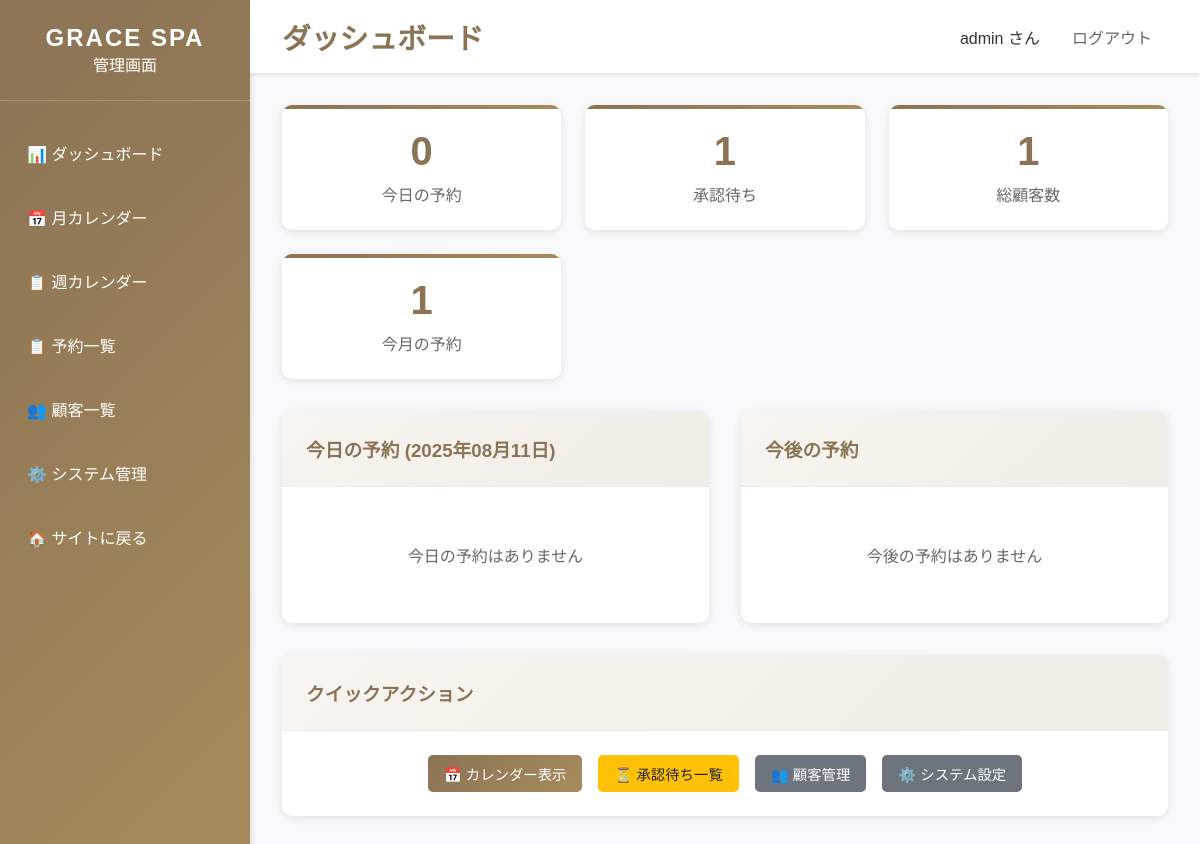
Before: /dashboard/ (signed in) with the older database file.
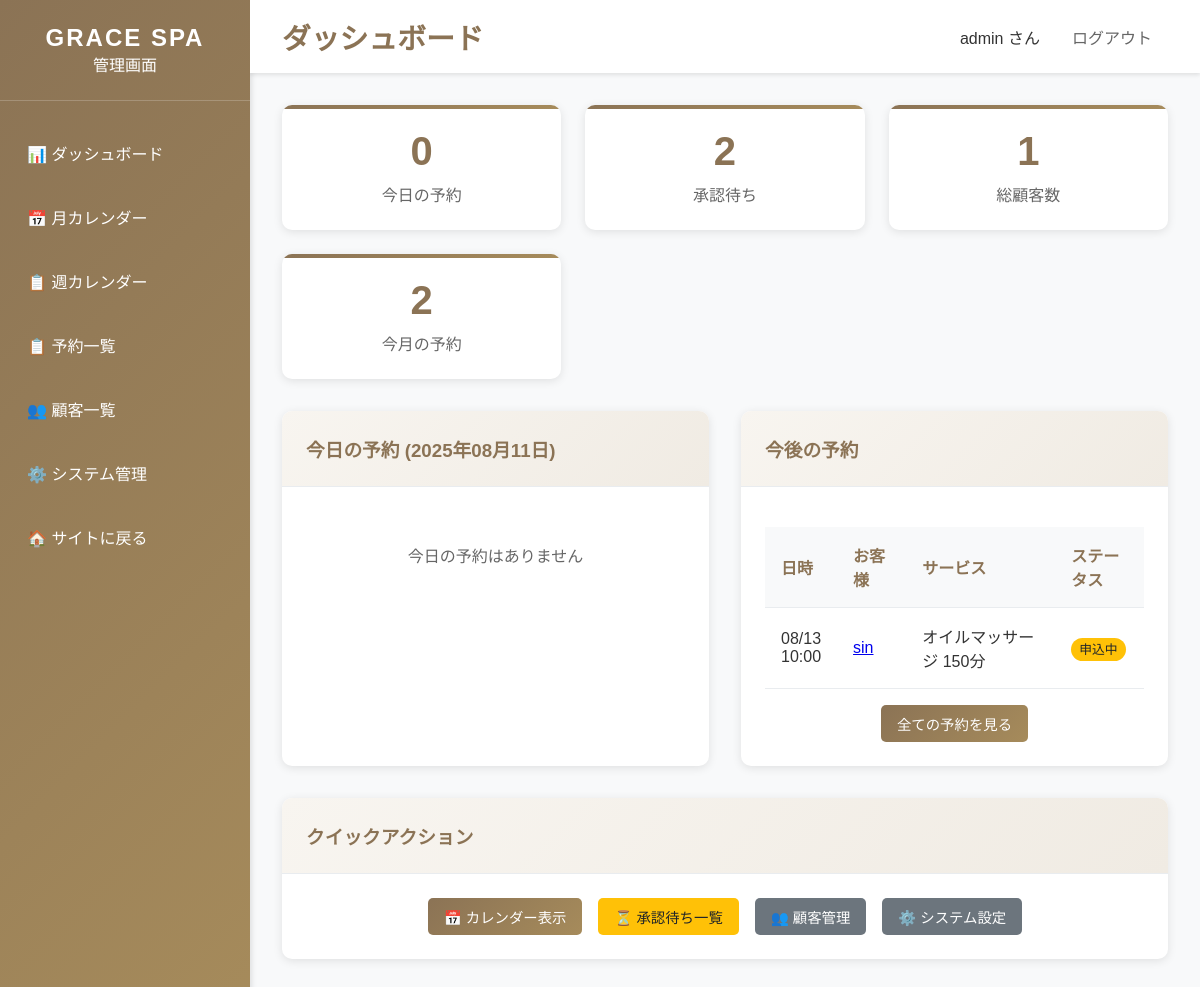
After: the same page with the newer database file.
### bookings/models.py (models this page shows, shortened)
class Booking(models.Model):
    STATUS_CHOICES = [
        ('pending', '予約申込中'),
        ('confirmed', '予約確定'),
        ('completed', '施術完了'),
        ('cancelled', 'キャンセル'),
        ('no_show', '無断キャンセル'),
    ]
    customer = models.ForeignKey(Customer, on_delete=models.CASCADE, verbose_name='顧客')
    service = models.ForeignKey(Service, on_delete=models.CASCADE, verbose_name='サービス')
    therapist = models.ForeignKey(Therapist, on_delete=models.CASCADE, verbose_name='施術者', blank=True, null=True)
    booking_date = models.DateField('予約日')
    booking_time = models.TimeField('予約時間')
    status = models.CharField('ステータス', max_length=20, choices=STATUS_CHOICES, default='pending')
    notes = models.TextField('備考', blank=True)
    created_at = models.DateTimeField('作成日時', auto_now_add=True)
    updated_at = models.DateTimeField('更新日時', auto_now=True)
    class Meta:
        verbose_name = '予約'
        verbose_name_plural = '予約'
        unique_together = ['booking_date', 'booking_time', 'therapist']

class Customer(models.Model):
    name = models.CharField('お名前', max_length=100)
    email = models.EmailField('メールアドレス')
    phone_regex = RegexValidator(
        regex=r'^[0-9\-]+$',
        message="電話番号は数字とハイフンのみ入力可能です。"
    )
    phone = models.CharField('電話番号', validators=[phone_regex], max_length=20)
    notes = models.TextField('備考', blank=True)
    created_at = models.DateTimeField('作成日時', auto_now_add=True)
    class Meta:
        verbose_name = '顧客'
        verbose_name_plural = '顧客'

class Service(models.Model):
    name = models.CharField('サービス名', max_length=100)
    duration_minutes = models.IntegerField('時間（分）')
    price = models.IntegerField('料金')
    description = models.TextField('説明', blank=True)
    is_active = models.BooleanField('有効', default=True)
    created_at = models.DateTimeField('作成日時', auto_now_add=True)
    class Meta:
        verbose_name = 'サービス'
        verbose_name_plural = 'サービス'

### dashboard/views.py (the view)
# urls.py: path('dashboard/', views.dashboard_home, name='home'),
@staff_member_required
def dashboard_home(request):
    today = timezone.now().date()
    today_bookings = Booking.objects.filter(
        booking_date=today,
        status__in=['pending', 'confirmed']
    ).order_by('booking_time')
    stats = {
        'today_bookings': today_bookings.count(),
        'pending_bookings': Booking.objects.filter(status='pending').count(),
        'total_customers': Customer.objects.count(),
        'this_month_bookings': Booking.objects.filter(
            booking_date__year=today.year,
            booking_date__month=today.month
        ).count(),
    }
    upcoming_bookings = Booking.objects.filter(
        booking_date__gte=today,
        booking_date__lte=today + timedelta(days=7),
        status__in=['pending', 'confirmed']
    ).order_by('booking_date', 'booking_time')[:10]
    context = {
        'title': 'ダッシュボード - GRACE SPA管理画面',
        'today': today,
        'today_bookings': today_bookings,
        'upcoming_bookings': upcoming_bookings,
        'stats': stats,
    }
    return render(request, 'dashboard/home.html', context)

### templates/dashboard/home.html (shortened to what the changed rows need)
{% extends 'dashboard/base_dashboard.html' %}
{% block page_title %}ダッシュボード{% endblock %}
{% block content %}
<div class="stats-grid">
    <div class="stat-card">
        <div class="stat-number">{{ stats.pending_bookings }}</div>
        <div class="stat-label">承認待ち</div>
    </div>
    <div class="stat-card">
        <div class="stat-number">{{ stats.this_month_bookings }}</div>
        <div class="stat-label">今月の予約</div>
    </div>
</div>
<div style="display: grid; grid-template-columns: 1fr 1fr; gap: 2rem;">
    <div class="card">
        <div class="card-body">
            {% if upcoming_bookings %}
                <table class="table">
                    <thead>
                        <tr>
                            <th>日時</th>
                            <th>お客様</th>
                            <th>サービス</th>
                            <th>ステータス</th>
                        </tr>
                    </thead>
                    <tbody>
                        {% for booking in upcoming_bookings %}
                        <tr>
                            <td>{{ booking.booking_date|date:"m/d" }}<br>{{ booking.booking_time }}</td>
                            <td>
                                <a href="{% url 'dashboard:booking_detail' booking.id %}">
                                    {{ booking.customer.name }}
                                </a>
                            </td>
                            <td>{{ booking.service.name }}</td>
                            <td>
                                {% if booking.status == 'pending' %}
                                    <span class="badge badge-pending">申込中</span>
                                {% elif booking.status == 'confirmed' %}
                                    <span class="badge badge-confirmed">確定</span>
                                {% endif %}
                            </td>
                        </tr>
                        {% endfor %}
                    </tbody>
                </table>
                <div style="text-align: center; margin-top: 1rem;">
                    <a href="{% url 'dashboard:booking_list' %}" class="btn btn-primary">全ての予約を見る</a>
                </div>
            {% else %}
                <p style="text-align: center; color: #666; padding: 2rem;">今後の予約はありません</p>
            {% endif %}
        </div>
    </div>
</div>
{% endblock %}

Changed rows visible on the page:
added Booking: booking_date "08/13", booking_time "10:00", customer.name "sin", service.name "オイルマッサージ 150分", status "申込中"
Other visible differences:
{{ stats.pending_bookings }}: "1" → "2"
{{ stats.this_month_bookings }}: "1" → "2"
text no longer shown: "今後の予約はありません"
text now shown: "日時 お客様 サービス ステータス 全ての予約を見る"
